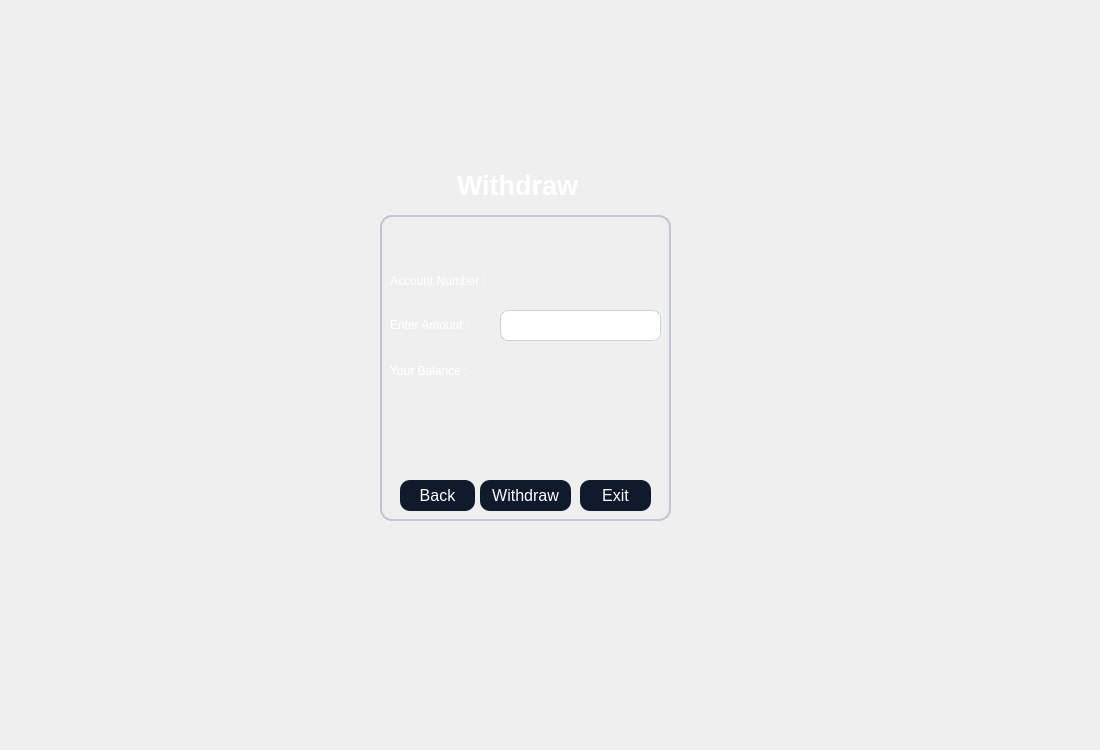
<?xml version="1.0" encoding="UTF-8"?>
<ui version="4.0">
 <class>money</class>
 <widget class="QDialog" name="money">
  <property name="geometry">
   <rect>
    <x>0</x>
    <y>0</y>
    <width>1100</width>
    <height>750</height>
   </rect>
  </property>
  <property name="windowTitle">
   <string>Dialog</string>
  </property>
  <property name="styleSheet">
   <string notr="true">QGroupBox {
    border: 1.5px solid #BFC5D2;
    border-radius: 12px;
    margin-top: 25px;
    color: white;
    font-family: &quot;Segoe UI Semibold&quot;;
    font-size: 14pt;
}

QGroupBox::title {
    subcontrol-origin: margin;
    padding: 4px 10px;
}
QPushButton {
    background-color: #0F1A2C;
    color: #FFFFFF;
	border-color: rgb(0, 0, 0);
    border-radius: 10px;
    font-family: &quot;Montserrat SemiBold&quot;;
    font-size: 12pt;
    padding: 6px 12px;
}

QPushButton:hover {
    background-color: #1A2942;
}

QPushButton:pressed {
    background-color: #09111A;
}
QLineEdit {
    background-color: #FFFFFF;
    border: 1px solid #C6D4E1;
    border-radius: 8px;
    padding: 6px;
    color: #0A1320;
    font-family: &quot;Inter&quot;;
    font-size: 11pt;
}

QLineEdit:focus {
    border: 1px solid #00B4FF;
    background-color: #F8FBFF;
}</string>
  </property>
  <widget class="QLabel" name="label">
   <property name="geometry">
    <rect>
     <x>450</x>
     <y>160</y>
     <width>151</width>
     <height>51</height>
    </rect>
   </property>
   <property name="styleSheet">
    <string notr="true">color: #FFFFFF; 
font-family: &quot;Montserrat SemiBold&quot;; 
font-size: 20pt;
font-weight: 700; 
padding: 4px 0;</string>
   </property>
   <property name="text">
    <string>Withdraw</string>
   </property>
  </widget>
  <widget class="QGroupBox" name="groupBox">
   <property name="geometry">
    <rect>
     <x>380</x>
     <y>190</y>
     <width>291</width>
     <height>331</height>
    </rect>
   </property>
   <property name="title">
    <string/>
   </property>
   <widget class="QLabel" name="label_6">
    <property name="geometry">
     <rect>
      <x>10</x>
      <y>130</y>
      <width>108</width>
      <height>10</height>
     </rect>
    </property>
    <property name="styleSheet">
     <string notr="true">color: rgb(255, 255, 255);</string>
    </property>
    <property name="text">
     <string>Enter Amount :</string>
    </property>
   </widget>
   <widget class="QLabel" name="label_7">
    <property name="geometry">
     <rect>
      <x>10</x>
      <y>170</y>
      <width>111</width>
      <height>21</height>
     </rect>
    </property>
    <property name="styleSheet">
     <string notr="true">color: rgb(255, 255, 255);</string>
    </property>
    <property name="text">
     <string>Your Balance :</string>
    </property>
   </widget>
   <widget class="QLabel" name="label_8">
    <property name="geometry">
     <rect>
      <x>10</x>
      <y>80</y>
      <width>111</width>
      <height>21</height>
     </rect>
    </property>
    <property name="styleSheet">
     <string notr="true">color: rgb(255, 255, 255);</string>
    </property>
    <property name="text">
     <string>Account Number :</string>
    </property>
   </widget>
   <widget class="QLabel" name="l1">
    <property name="geometry">
     <rect>
      <x>120</x>
      <y>158</y>
      <width>101</width>
      <height>41</height>
     </rect>
    </property>
    <property name="styleSheet">
     <string notr="true">color: rgb(255, 255, 255);
font: 700 14pt &quot;Segoe UI&quot;;</string>
    </property>
    <property name="text">
     <string/>
    </property>
   </widget>
   <widget class="QLabel" name="l2">
    <property name="geometry">
     <rect>
      <x>20</x>
      <y>230</y>
      <width>251</width>
      <height>41</height>
     </rect>
    </property>
    <property name="styleSheet">
     <string notr="true">font: 700 14pt &quot;Segoe UI&quot;;
color: rgb(170, 0, 0);
</string>
    </property>
    <property name="text">
     <string>&lt;html&gt;&lt;head/&gt;&lt;body&gt;&lt;p align=&quot;center&quot;&gt;&lt;br/&gt;&lt;/p&gt;&lt;/body&gt;&lt;/html&gt;</string>
    </property>
   </widget>
   <widget class="QPushButton" name="exit">
    <property name="geometry">
     <rect>
      <x>200</x>
      <y>290</y>
      <width>71</width>
      <height>31</height>
     </rect>
    </property>
    <property name="text">
     <string>Exit</string>
    </property>
   </widget>
   <widget class="QPushButton" name="withdraw">
    <property name="geometry">
     <rect>
      <x>100</x>
      <y>290</y>
      <width>91</width>
      <height>31</height>
     </rect>
    </property>
    <property name="text">
     <string>Withdraw</string>
    </property>
   </widget>
   <widget class="QPushButton" name="back">
    <property name="geometry">
     <rect>
      <x>20</x>
      <y>290</y>
      <width>75</width>
      <height>31</height>
     </rect>
    </property>
    <property name="text">
     <string>Back</string>
    </property>
   </widget>
   <widget class="QLineEdit" name="le">
    <property name="geometry">
     <rect>
      <x>120</x>
      <y>120</y>
      <width>161</width>
      <height>31</height>
     </rect>
    </property>
   </widget>
   <widget class="QLabel" name="l3">
    <property name="geometry">
     <rect>
      <x>120</x>
      <y>75</y>
      <width>101</width>
      <height>31</height>
     </rect>
    </property>
    <property name="styleSheet">
     <string notr="true">color: rgb(255, 255, 255);
font: 700 14pt &quot;Segoe UI&quot;;</string>
    </property>
    <property name="text">
     <string/>
    </property>
   </widget>
  </widget>
  <widget class="QLabel" name="label_9">
   <property name="geometry">
    <rect>
     <x>0</x>
     <y>0</y>
     <width>1100</width>
     <height>750</height>
    </rect>
   </property>
   <property name="styleSheet">
    <string notr="true">image: url(:/new/prefix1/bg.jpg);</string>
   </property>
   <property name="text">
    <string/>
   </property>
  </widget>
  <zorder>label_9</zorder>
  <zorder>label</zorder>
  <zorder>groupBox</zorder>
 </widget>
 <resources/>
 <connections/>
</ui>
